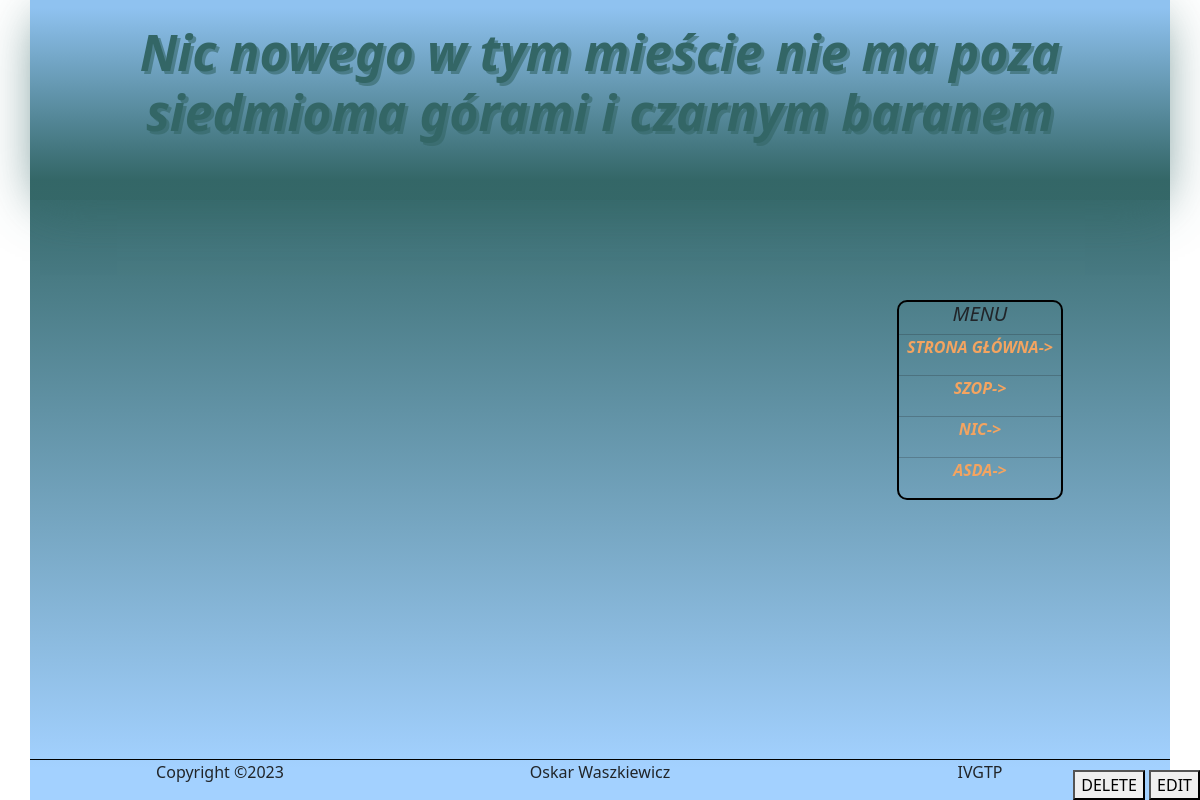
/templatePage.php?id=7, run on an earlier commit of the app's database.
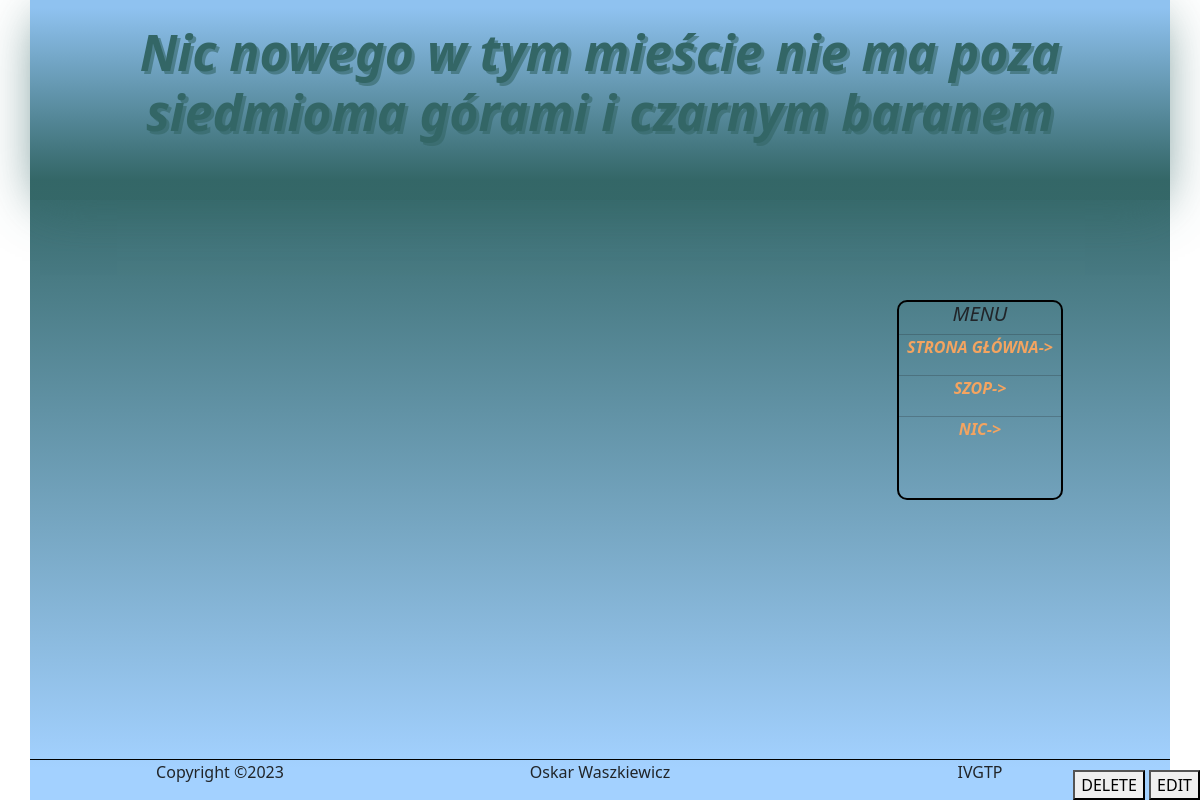
And on a later commit of the database.
### tables this page shows
CREATE TABLE "Pages" (
	"id"	INTEGER NOT NULL UNIQUE,
	"title"	TEXT NOT NULL,
	"subtitle"	TEXT,
	"content"	TEXT,
	"color"	TEXT,
	PRIMARY KEY("id" AUTOINCREMENT)
);

### templatePage.php (the view, shortened to what this page needs)
<?php
include("./Scripts/php/connectToDb.php");
$query = $db->query("SELECT * FROM `Pages`");
$rowsAll = $query -> fetchAll(PDO::FETCH_ASSOC);
$query = $db->query("SELECT * FROM `Pages` WHERE id=".$_GET["id"]."");
$rows = $query -> fetchAll(PDO::FETCH_ASSOC);
?>
<!DOCTYPE html>
<html lang="pl">
    <head>
        <link rel="stylesheet" href="./Source/HomePageContent/PageCss/style.css">
        <link href="https://cdn.jsdelivr.net/npm/bootstrap@5.3.0-alpha1/dist/css/bootstrap.min.css" rel="stylesheet">
    </head>
    <body>
        <div class="container" style="background-image: linear-gradient(<?php print ($rows[0]["color"]) ?> 20%, rgba(153, 204, 255, 0.9) 96%)">
            <div class="row">
                <div class="col-12 banner" style="background-image: linear-gradient(rgba(153, 204, 255, 0.9) 4%, <?php print ($rows[0]["color"]."cc") ?> 90%); box-shadow: 0px 10px 50px -10px <?php print ($rows[0]["color"]."cc") ?>;">
                    <h1 class="title" style="color: <?php print $rows[0]["color"] ?>; text-shadow: 3px 3px <?php print ($rows[0]["color"]."99") ?>"><?php print $rows[0]["title"] ?></h1>
                </div>
            </div>
            <div class="row pb-5">
                <div class="col-7 offset-1">
                </div>
                <div class="col-2 offset-1">
                    <div class="menu">
                        <h5>MENU</h5>
                            <hr style="margin: 0">
                            <p><a href="index.php" class="menuLink">STRONA GŁÓWNA-></a></p>
                            <?php
                            $maxNumber = 3;
                            for($i = 0; $i < $maxNumber; $i++) {
                                if(isset($rowsAll[$i]["title"])){
                                    if($rowsAll[$i]["id"]==$_GET["id"]){
                                        $maxNumber++;
                                        continue;
                                    }
                                    echo '
                                        <hr style="margin: 0">
                                        <p><a href="templatePage.php?id='.$rowsAll[$i]["id"].'" class="menuLink">'.strtoupper($rowsAll[$i]["title"]).'-></a></p>
                                    ';
                                }
                            }
                            ?>
                    </div>
                </div>
            </div>
            <div class="row footer">
                <p class="col-4">
                    Copyright &copy;2023
                </p>
                <p class="col-4">
                    Oskar Waszkiewicz
                </p>
                <p class="col-4">
                    IVGTP
                </p>
            </div>
        </div>
        <div class="workingButtons">
            <button data-bs-toggle="modal" data-bs-target="#deleteModal">DELETE</button>
            <button data-bs-toggle="modal" data-bs-target="#changeModal">EDIT</button>
        </div>
    </body>
</html>

What changed in the data, as far as the page shows it:
removed pages: title "ASDA"
